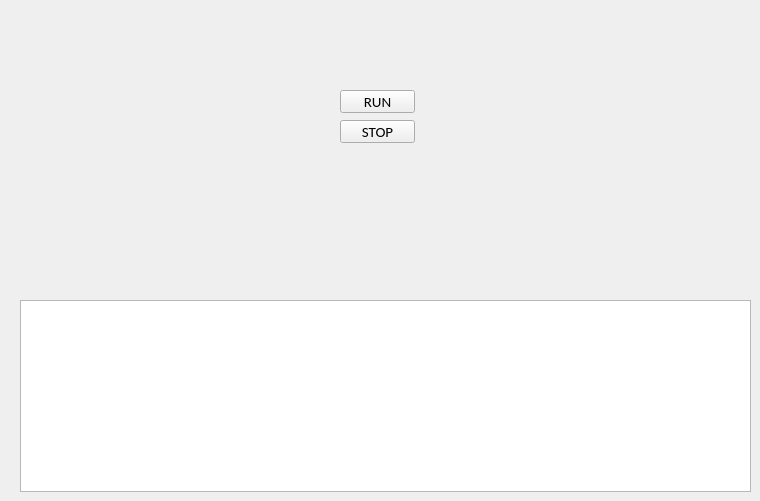
        <widget class="QWidget" name="tab_16">
         <attribute name="title">
          <string>top</string>
         </attribute>
         <widget class="QPushButton" name="pushButton_run_top">
          <property name="geometry">
           <rect>
            <x>340</x>
            <y>90</y>
            <width>75</width>
            <height>23</height>
           </rect>
          </property>
          <property name="font">
           <font>
            <family>Calibri</family>
            <pointsize>11</pointsize>
           </font>
          </property>
          <property name="text">
           <string>RUN</string>
          </property>
         </widget>
         <widget class="QTextBrowser" name="textBrowser_terminal_top">
          <property name="geometry">
           <rect>
            <x>20</x>
            <y>300</y>
            <width>731</width>
            <height>192</height>
           </rect>
          </property>
         </widget>
         <widget class="QPushButton" name="pushButton_stop_top">
          <property name="geometry">
           <rect>
            <x>340</x>
            <y>120</y>
            <width>75</width>
            <height>23</height>
           </rect>
          </property>
          <property name="font">
           <font>
            <family>Calibri</family>
            <pointsize>11</pointsize>
           </font>
          </property>
          <property name="text">
           <string>STOP</string>
          </property>
         </widget>
        </widget>
